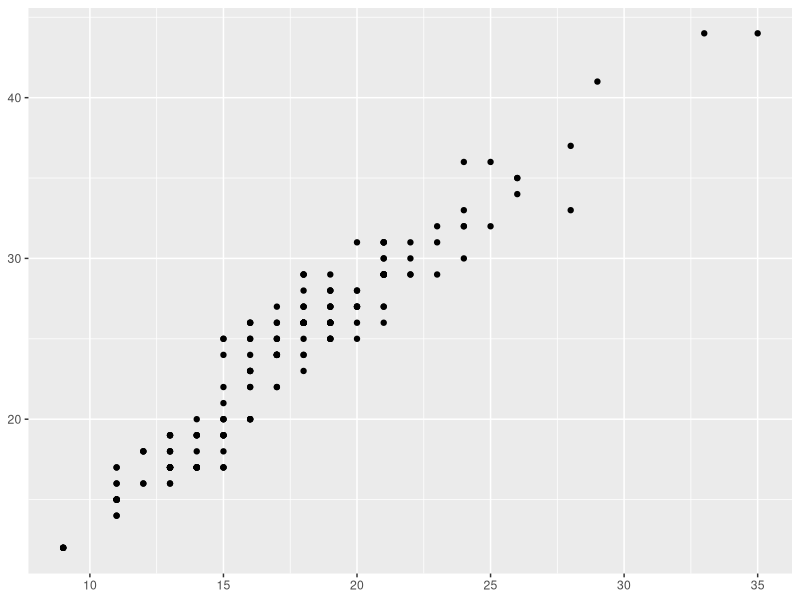
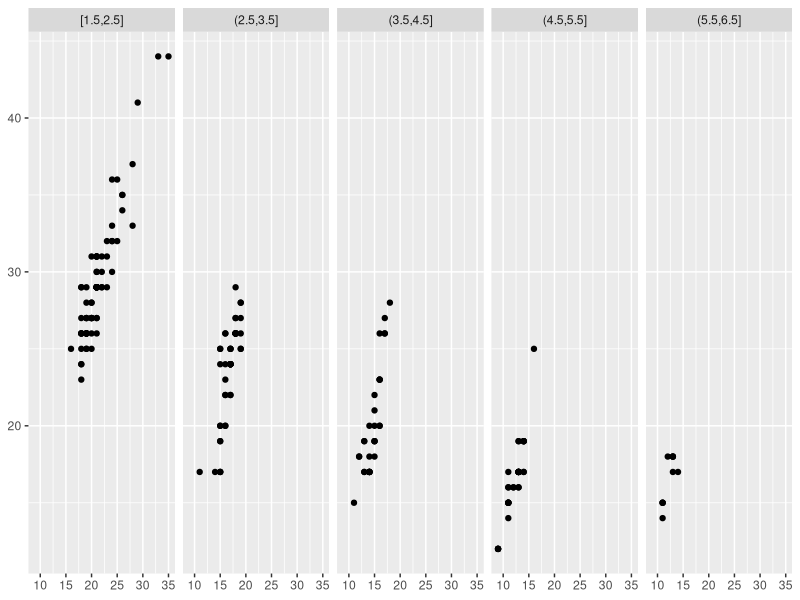
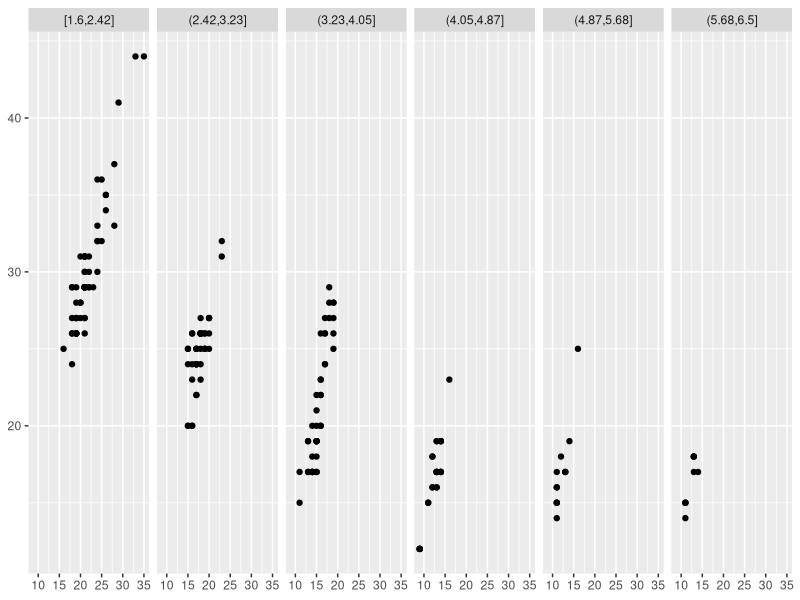
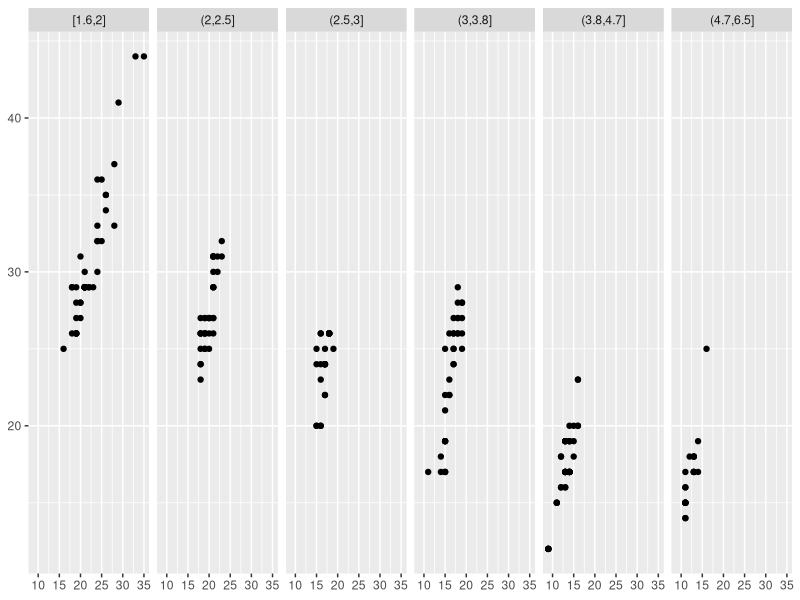

Generate these figures, in order, with R:

# -------------------------------------------------------------------------

library(ggplot2)

# -------------------------------------------------------------------------

          # Continuous Variables - facet# 

# -------------------------------------------------------------------------
# To facet continuous variables, you must first discretise them. ggplot2 provides
# three helper functions to do so:
# Divide the data into n bins each of the same length: cut_interval(x, n)
# Divide the data into bins of width width : cut_width(x, width) .
# Divide the data into n bins each containing (approximately) the same
# number of points: cut_number(x, n = 10) .

# -------------------------------------------------------------------------

mpg2 <- subset(mpg, cyl != 5 & drv %in% c("4", "f") & class != "2seater")


# -------------------------------------------------------------------------

# Bins of width 1
mpg2$disp_w <- cut_width(mpg2$displ, 1)

# -------------------------------------------------------------------------

# Six bins of equal length
mpg2$disp_i <- cut_interval(mpg2$displ, 6)

# -------------------------------------------------------------------------

# Six bins containing equal numbers of points
mpg2$disp_n <- cut_number(mpg2$displ, 6)

# -------------------------------------------------------------------------

plot <- ggplot(mpg2, aes(cty, hwy)) +
  geom_point() +
  labs(x = NULL, y = NULL)
plot

# -------------------------------------------------------------------------

plot + facet_wrap(~disp_w, nrow = 1)

# -------------------------------------------------------------------------

plot + facet_wrap(~disp_i, nrow = 1)

# -------------------------------------------------------------------------

plot + facet_wrap(~disp_n, nrow = 1)

# -------------------------------------------------------------------------

# Note that the facetting formula does not evaluate functions, so you must
# first create a new variable containing the discretised data.

# -------------------------------------------------------------------------

